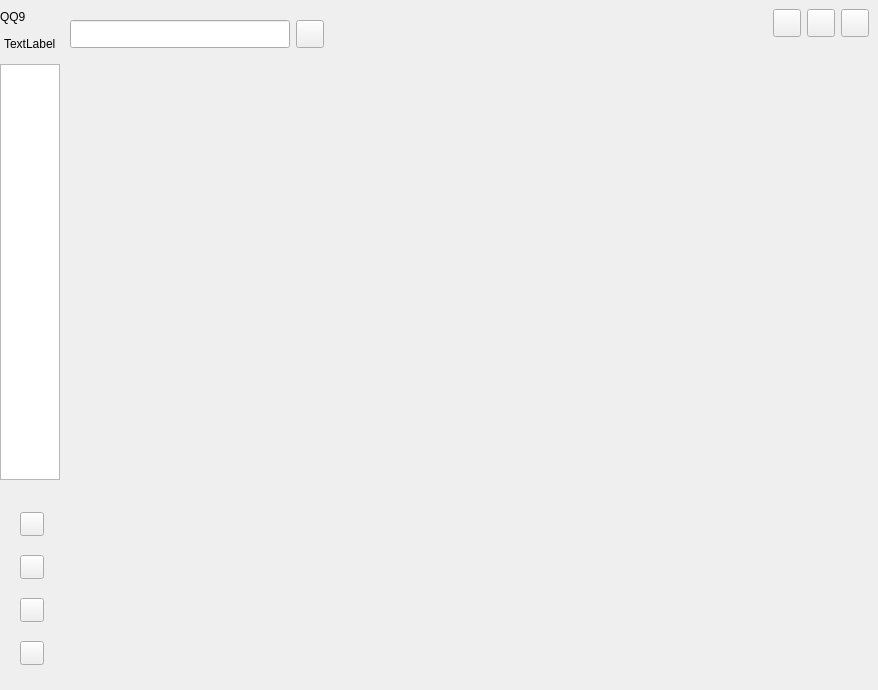
<?xml version="1.0" encoding="UTF-8"?>
<ui version="4.0">
 <class>MainWidget</class>
 <widget class="QWidget" name="MainWidget">
  <property name="geometry">
   <rect>
    <x>0</x>
    <y>0</y>
    <width>878</width>
    <height>690</height>
   </rect>
  </property>
  <property name="sizePolicy">
   <sizepolicy hsizetype="Expanding" vsizetype="Preferred">
    <horstretch>0</horstretch>
    <verstretch>0</verstretch>
   </sizepolicy>
  </property>
  <property name="windowTitle">
   <string>MainWidget</string>
  </property>
  <layout class="QHBoxLayout" name="horizontalLayout_3" stretch="1,25,50">
   <property name="spacing">
    <number>0</number>
   </property>
   <property name="leftMargin">
    <number>0</number>
   </property>
   <property name="topMargin">
    <number>0</number>
   </property>
   <property name="rightMargin">
    <number>0</number>
   </property>
   <property name="bottomMargin">
    <number>0</number>
   </property>
   <item>
    <widget class="QWidget" name="leftWidget" native="true">
     <property name="maximumSize">
      <size>
       <width>60</width>
       <height>16777215</height>
      </size>
     </property>
     <layout class="QVBoxLayout" name="verticalLayout_4">
      <property name="spacing">
       <number>10</number>
      </property>
      <property name="leftMargin">
       <number>0</number>
      </property>
      <property name="topMargin">
       <number>0</number>
      </property>
      <property name="rightMargin">
       <number>0</number>
      </property>
      <property name="bottomMargin">
       <number>0</number>
      </property>
      <item>
       <widget class="QWidget" name="widget_6" native="true"/>
      </item>
      <item>
       <widget class="QLabel" name="qqLab">
        <property name="text">
         <string>QQ9</string>
        </property>
       </widget>
      </item>
      <item>
       <widget class="QWidget" name="widget_4" native="true">
        <layout class="QHBoxLayout" name="horizontalLayout">
         <property name="spacing">
          <number>0</number>
         </property>
         <property name="leftMargin">
          <number>0</number>
         </property>
         <property name="topMargin">
          <number>0</number>
         </property>
         <property name="rightMargin">
          <number>0</number>
         </property>
         <property name="bottomMargin">
          <number>0</number>
         </property>
         <item>
          <spacer name="horizontalSpacer_2">
           <property name="orientation">
            <enum>Qt::Horizontal</enum>
           </property>
           <property name="sizeHint" stdset="0">
            <size>
             <width>0</width>
             <height>20</height>
            </size>
           </property>
          </spacer>
         </item>
         <item>
          <widget class="QLabel" name="headLab">
           <property name="text">
            <string>TextLabel</string>
           </property>
          </widget>
         </item>
         <item>
          <spacer name="horizontalSpacer">
           <property name="orientation">
            <enum>Qt::Horizontal</enum>
           </property>
           <property name="sizeHint" stdset="0">
            <size>
             <width>0</width>
             <height>20</height>
            </size>
           </property>
          </spacer>
         </item>
        </layout>
       </widget>
      </item>
      <item>
       <widget class="QListWidget" name="listWidget"/>
      </item>
      <item>
       <widget class="QWidget" name="widget_5" native="true">
        <property name="minimumSize">
         <size>
          <width>0</width>
          <height>200</height>
         </size>
        </property>
        <property name="maximumSize">
         <size>
          <width>16777215</width>
          <height>200</height>
         </size>
        </property>
        <property name="layoutDirection">
         <enum>Qt::LeftToRight</enum>
        </property>
        <layout class="QVBoxLayout" name="verticalLayout_2">
         <property name="leftMargin">
          <number>20</number>
         </property>
         <property name="rightMargin">
          <number>9</number>
         </property>
         <item>
          <widget class="QPushButton" name="mailBtn">
           <property name="maximumSize">
            <size>
             <width>24</width>
             <height>24</height>
            </size>
           </property>
           <property name="text">
            <string/>
           </property>
           <property name="iconSize">
            <size>
             <width>32</width>
             <height>32</height>
            </size>
           </property>
          </widget>
         </item>
         <item>
          <widget class="QPushButton" name="fileBtn">
           <property name="maximumSize">
            <size>
             <width>24</width>
             <height>24</height>
            </size>
           </property>
           <property name="text">
            <string/>
           </property>
          </widget>
         </item>
         <item>
          <widget class="QPushButton" name="collectBtn">
           <property name="maximumSize">
            <size>
             <width>24</width>
             <height>24</height>
            </size>
           </property>
           <property name="text">
            <string/>
           </property>
          </widget>
         </item>
         <item>
          <widget class="QPushButton" name="otherBtn">
           <property name="maximumSize">
            <size>
             <width>24</width>
             <height>24</height>
            </size>
           </property>
           <property name="text">
            <string/>
           </property>
          </widget>
         </item>
        </layout>
       </widget>
      </item>
     </layout>
    </widget>
   </item>
   <item>
    <widget class="QWidget" name="contactWidget" native="true">
     <property name="maximumSize">
      <size>
       <width>300</width>
       <height>16777215</height>
      </size>
     </property>
     <layout class="QVBoxLayout" name="verticalLayout">
      <property name="spacing">
       <number>0</number>
      </property>
      <property name="leftMargin">
       <number>0</number>
      </property>
      <property name="topMargin">
       <number>0</number>
      </property>
      <property name="rightMargin">
       <number>0</number>
      </property>
      <property name="bottomMargin">
       <number>0</number>
      </property>
      <item>
       <widget class="QWidget" name="widget" native="true">
        <layout class="QHBoxLayout" name="horizontalLayout_2" stretch="0,0">
         <property name="leftMargin">
          <number>10</number>
         </property>
         <property name="topMargin">
          <number>20</number>
         </property>
         <property name="bottomMargin">
          <number>15</number>
         </property>
         <item>
          <widget class="QLineEdit" name="searchEdit">
           <property name="maximumSize">
            <size>
             <width>16777215</width>
             <height>28</height>
            </size>
           </property>
           <property name="text">
            <string/>
           </property>
          </widget>
         </item>
         <item>
          <widget class="QPushButton" name="addBtn">
           <property name="minimumSize">
            <size>
             <width>28</width>
             <height>28</height>
            </size>
           </property>
           <property name="maximumSize">
            <size>
             <width>28</width>
             <height>28</height>
            </size>
           </property>
           <property name="text">
            <string/>
           </property>
           <property name="iconSize">
            <size>
             <width>18</width>
             <height>18</height>
            </size>
           </property>
          </widget>
         </item>
        </layout>
       </widget>
      </item>
      <item>
       <widget class="QStackedWidget" name="listStackedWidget">
        <widget class="QWidget" name="page"/>
        <widget class="QWidget" name="page_2"/>
       </widget>
      </item>
     </layout>
    </widget>
   </item>
   <item>
    <widget class="QWidget" name="rightWidget" native="true">
     <property name="sizePolicy">
      <sizepolicy hsizetype="Preferred" vsizetype="Preferred">
       <horstretch>0</horstretch>
       <verstretch>0</verstretch>
      </sizepolicy>
     </property>
     <layout class="QVBoxLayout" name="verticalLayout_3">
      <property name="spacing">
       <number>0</number>
      </property>
      <property name="leftMargin">
       <number>0</number>
      </property>
      <property name="topMargin">
       <number>0</number>
      </property>
      <property name="rightMargin">
       <number>0</number>
      </property>
      <property name="bottomMargin">
       <number>0</number>
      </property>
      <item>
       <widget class="QWidget" name="widget_2" native="true">
        <layout class="QHBoxLayout" name="horizontalLayout_4">
         <item>
          <spacer name="horizontalSpacer_3">
           <property name="orientation">
            <enum>Qt::Horizontal</enum>
           </property>
           <property name="sizeHint" stdset="0">
            <size>
             <width>422</width>
             <height>20</height>
            </size>
           </property>
          </spacer>
         </item>
         <item>
          <widget class="QPushButton" name="hideBtn">
           <property name="maximumSize">
            <size>
             <width>28</width>
             <height>28</height>
            </size>
           </property>
           <property name="text">
            <string/>
           </property>
          </widget>
         </item>
         <item>
          <widget class="QPushButton" name="expandBtn">
           <property name="minimumSize">
            <size>
             <width>28</width>
             <height>28</height>
            </size>
           </property>
           <property name="maximumSize">
            <size>
             <width>28</width>
             <height>28</height>
            </size>
           </property>
           <property name="text">
            <string/>
           </property>
          </widget>
         </item>
         <item>
          <widget class="QPushButton" name="exitBtn">
           <property name="minimumSize">
            <size>
             <width>28</width>
             <height>28</height>
            </size>
           </property>
           <property name="maximumSize">
            <size>
             <width>28</width>
             <height>28</height>
            </size>
           </property>
           <property name="text">
            <string/>
           </property>
          </widget>
         </item>
        </layout>
       </widget>
      </item>
      <item>
       <widget class="QStackedWidget" name="messageStackedWidget">
        <widget class="QWidget" name="page_3"/>
        <widget class="QWidget" name="page_4"/>
       </widget>
      </item>
     </layout>
    </widget>
   </item>
  </layout>
 </widget>
 <resources/>
 <connections/>
</ui>
